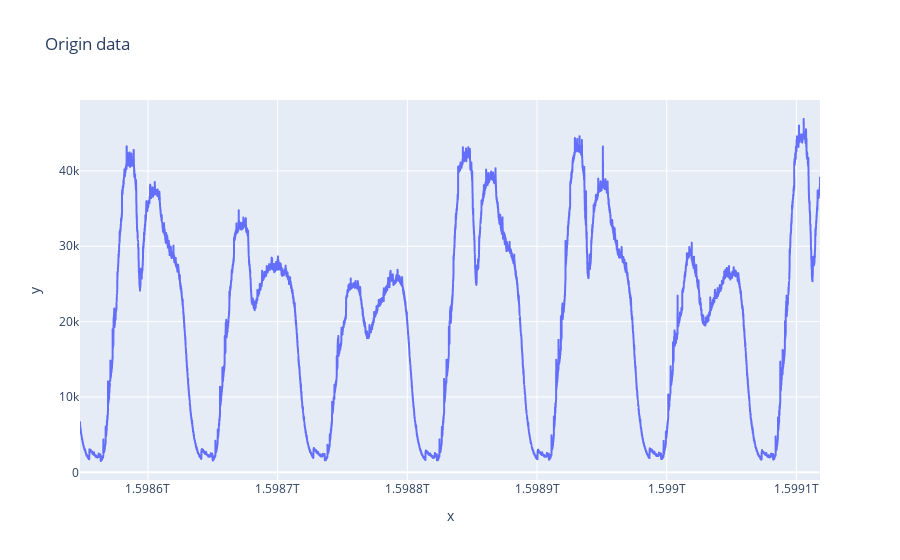
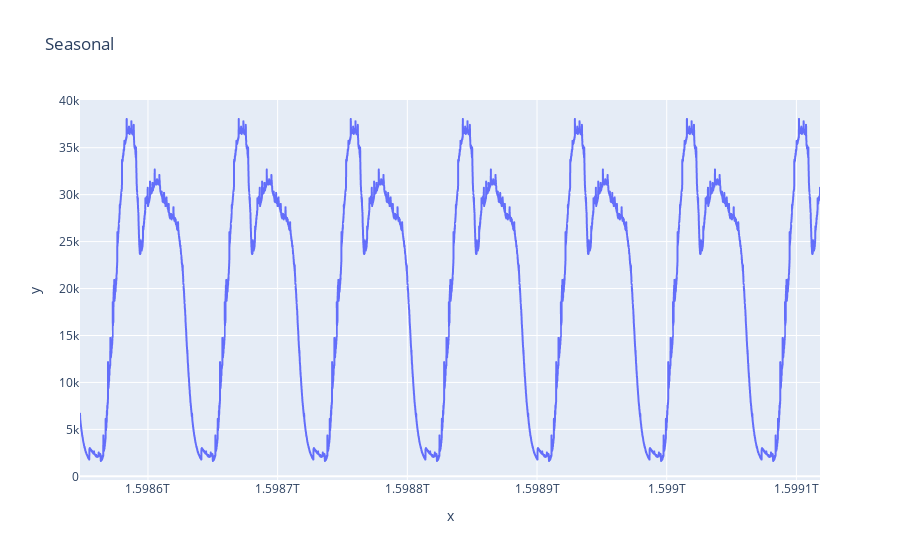
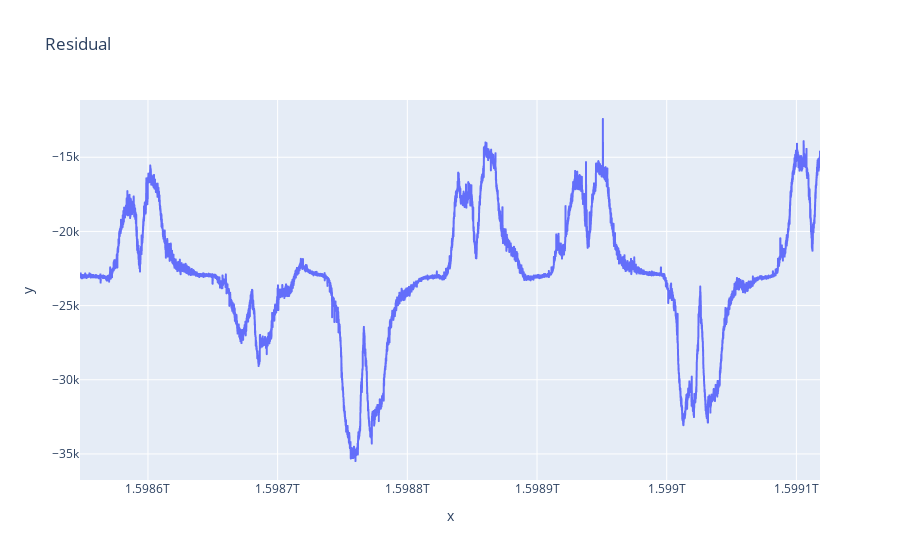

Notebook source saved alongside these figures, in order:
### Code cell
# Origin data detail
fig = px.line(x, x = ts, y = x, title='Origin data')
fig.show()

data_sess = anomalies['seasonal']
ts_residual = cmd_1970_7day['TS'].values

fig = px.line(data_sess, x = ts_residual, y = data_sess, title='Seasonal')
fig.show()

# Draw Residual Detail
data_residual = anomalies['residual']
ts_residual = cmd_1970_7day['TS'].values

fig = px.line(data_residual, x = ts_residual, y = data_residual, title='Residual')
fig.show()

### Figure 1 — Plotly figure (JSON) as saved in the notebook; plotly's stock layout.template omitted (floating-point values rounded to 4 significant figures; data arrays with more than 128 entries replaced by an {"elided": "..."} marker saying what was removed)
{"data": [{"hovertemplate": "x=%{x}<br>y=%{y}<extra></extra>", "legendgroup": "", "line": {"color": "#636efa", "dash": "solid"}, "mode": "lines", "name": "", "showlegend": false, "type": "scattergl", "x": {"elided": "9511 int values"}, "xaxis": "x", "y": {"elided": "9511 int values"}, "yaxis": "y"}], "layout": {"legend": {"tracegroupgap": 0}, "title": {"text": "Origin data"}, "xaxis": {"anchor": "y", "domain": [0, 1], "title": {"text": "x"}}, "yaxis": {"anchor": "x", "domain": [0, 1], "title": {"text": "y"}}}}

### Figure 2 — Plotly figure (JSON) as saved in the notebook; plotly's stock layout.template omitted (floating-point values rounded to 4 significant figures; data arrays with more than 128 entries replaced by an {"elided": "..."} marker saying what was removed)
{"data": [{"hovertemplate": "x=%{x}<br>y=%{y}<extra></extra>", "legendgroup": "", "line": {"color": "#636efa", "dash": "solid"}, "mode": "lines", "name": "", "showlegend": false, "type": "scattergl", "x": {"elided": "9511 int values"}, "xaxis": "x", "y": {"elided": "9511 float values"}, "yaxis": "y"}], "layout": {"legend": {"tracegroupgap": 0}, "title": {"text": "Seasonal"}, "xaxis": {"anchor": "y", "domain": [0, 1], "title": {"text": "x"}}, "yaxis": {"anchor": "x", "domain": [0, 1], "title": {"text": "y"}}}}

### Figure 3 — Plotly figure (JSON) as saved in the notebook; plotly's stock layout.template omitted (floating-point values rounded to 4 significant figures; data arrays with more than 128 entries replaced by an {"elided": "..."} marker saying what was removed)
{"data": [{"hovertemplate": "x=%{x}<br>y=%{y}<extra></extra>", "legendgroup": "", "line": {"color": "#636efa", "dash": "solid"}, "mode": "lines", "name": "", "showlegend": false, "type": "scattergl", "x": {"elided": "9511 int values"}, "xaxis": "x", "y": {"elided": "9511 float values"}, "yaxis": "y"}], "layout": {"legend": {"tracegroupgap": 0}, "title": {"text": "Residual"}, "xaxis": {"anchor": "y", "domain": [0, 1], "title": {"text": "x"}}, "yaxis": {"anchor": "x", "domain": [0, 1], "title": {"text": "y"}}}}
